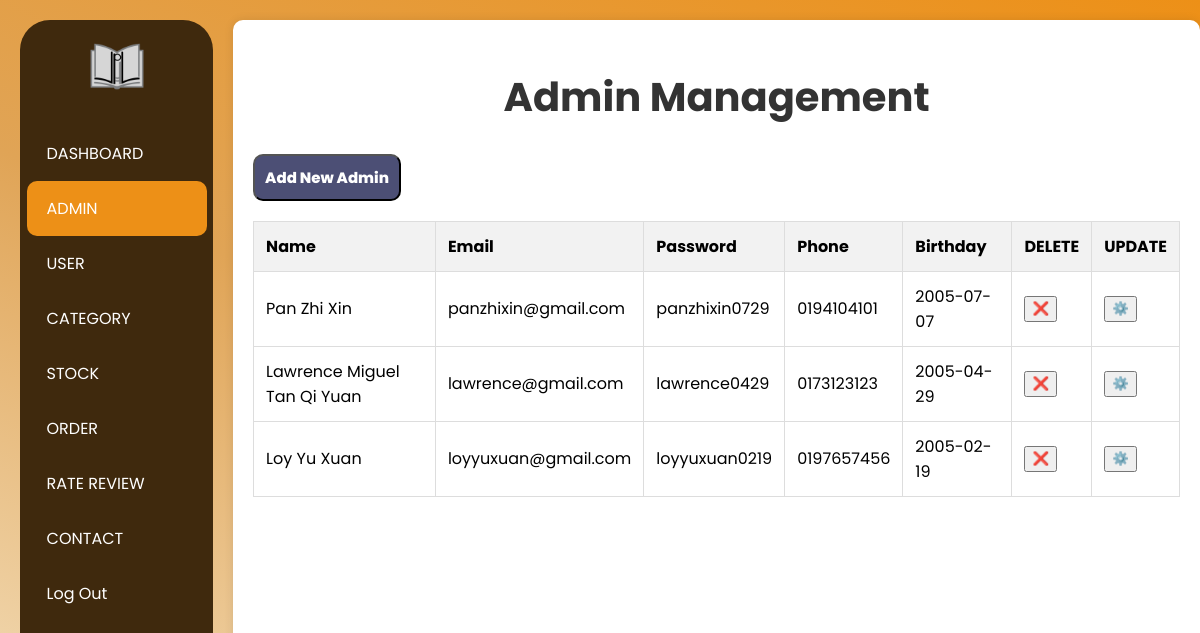
The page /Employee/Manage_Staff/Manage_Staff.php on the database its author committed.
### tables this page shows
CREATE TABLE `admin_register` (
  `admin_id` varchar(6) NOT NULL,
  `admin_password` varchar(255) NOT NULL,
  `admin_name` varchar(255) NOT NULL,
  `admin_phone` varchar(15) DEFAULT NULL,
  `admin_birthday` date DEFAULT NULL,
  `admin_email` varchar(255) DEFAULT NULL
);

### Employee/Manage_Staff/Manage_Staff.php (the view, shortened to what this page needs)
<?php
include('../../connection.php');
$sql = "SELECT admin_id, admin_name, admin_email, admin_password, admin_phone, admin_birthday FROM admin_register";
$result = mysqli_query($connect, $sql);
?>
<!DOCTYPE html>
<html lang="en">
<head>
    <link rel="stylesheet" href="Manage_Staff.css">
</head>
<body>
    <div class="selection">
        <div class="Logo">
            <img src="Logo.png" />
        </div>
        <div class="bar">
            <ul>
                <li><a href="../Employee_Home_Page/Home_Page_EMP.php">DASHBOARD</a></li>
                <li class="active"><a href="Manage_Staff.php">ADMIN</a></li>
                <li><a href="../Manage_USER/Manage_USER.php">USER</a></li>
                <li><a href="../Manage_Category/Category.php">CATEGORY</a></li>
                <li><a href="../Stock/stock.php">STOCK</a></li>
                <li><a href="../Manage_Order/Manage_Order.php">ORDER</a></li>
                <li><a href="../Rate_Review/Rate_Review.php">RATE REVIEW</a></li>
                <li><a href="../Contact_Record/Contact_Record.php">CONTACT</a></li>
                <li><a href="../../User/Landing_Page/Landing.php">Log Out</a></li>
            </ul>
        </div>
    </div>
    <div class="container">
        <h1>Admin Management</h1>
        <button id="addAdminBtn" style="background: #4c4f75; border-radius: 10px; color: white; padding: 10px; font-weight: 800; font-size: 15px;">Add New Admin</button>
        <table>
            <thead>
                <tr>
                    <th>Name</th>
                    <th>Email</th>
                    <th>Password</th>
                    <th>Phone</th>
                    <th>Birthday</th>
                    <th>DELETE</th>
                    <th>UPDATE</th>
                </tr>
            </thead>
            <tbody>
                <?php
                if (mysqli_num_rows($result) > 0) {
                    while($row = mysqli_fetch_assoc($result)) {
                        echo "<tr id='admin_" . $row['admin_id'] . "'>";
                        echo "<td>" . $row['admin_name'] . "</td>";
                        echo "<td>" . $row['admin_email'] . "</td>";
                        echo "<td>" . $row['admin_password'] . "</td>";
                        echo "<td>" . $row['admin_phone'] . "</td>";
                        echo "<td>" . $row['admin_birthday'] . "</td>";
                        echo '<td><button onclick="deleteAdmin(\'' . $row['admin_id'] . '\')">❌</button></td>';
                        echo '<td><button onclick="openUpdateAdminModal(\'' . $row['admin_id'] . '\', \'' . addslashes($row['admin_name']) . '\', \'' . addslashes($row['admin_email']) . '\', \'' . addslashes($row['admin_password']) . '\', \'' . addslashes($row['admin_phone']) . '\', \'' . addslashes($row['admin_birthday']) . '\')">⚙️</button></td>';
                        echo "</tr>";
                    }
                } else {
                    echo "<tr><td colspan='7'>No admins found</td></tr>";
                }
                ?>
            </tbody>
        </table>
    </div>
</body>
</html>

### Employee/Manage_Staff/Manage_Staff.css (style rules this page uses)
* { font-family: 'Poppins'; }
body { margin: 0; display: flex; background-image:linear-gradient(25deg, #f6e7ca, #e0a456,#ed9017); }
.selection { width: 200px; background-color: #3f290d; color: white; height: 100vh; display: flex; flex-direction: column; align-items: center; padding: 10px 0; border-radius: 30px; margin: 20px; }
.Logo img { padding: 10px 10px; float: left; display: flex; height: 60px; }
.selection ul { list-style: none; padding: 0; width: 100%; }
.selection ul li { width: 180px; }
.selection ul li a { display: block; padding: 15px 20px; color: white; text-decoration: none; width: 100%; box-sizing: border-box; }
.selection ul li.active a, .selection ul li a:hover { background-color: #ED9017; color: white; border-radius: 10px; }
body { font-family: Arial, sans-serif; background-color: #f4f4f4; margin: 0; padding: 0; }
.container { width: 80%; margin: 20px auto; background: #fff; padding: 20px; box-shadow: 0 0 10px rgba(0, 0, 0, 0.1); border-radius: 10px; }
h1 { text-align: center; color: #333; font-size: 40px; font-weight: bold; }
table { width: 100%; border-collapse: collapse; margin-top: 20px; }
table, th, td { border: 1px solid #ddd; }
th, td { padding: 12px; text-align: left; }
th { background-color: #f2f2f2; }

### rows shown on the page
admin_register: admin_name "Pan Zhi Xin", admin_email "panzhixin@gmail.com", admin_password "panzhixin0729", admin_phone "0194104101", admin_birthday "2005-07-07"
admin_register: admin_name "Lawrence Miguel Tan Qi Yuan", admin_email "lawrence@gmail.com", admin_password "lawrence0429", admin_phone "0173123123", admin_birthday "2005-04-29"
admin_register: admin_name "Loy Yu Xuan", admin_email "loyyuxuan@gmail.com", admin_password "loyyuxuan0219", admin_phone "0197657456", admin_birthday "2005-02-19"
